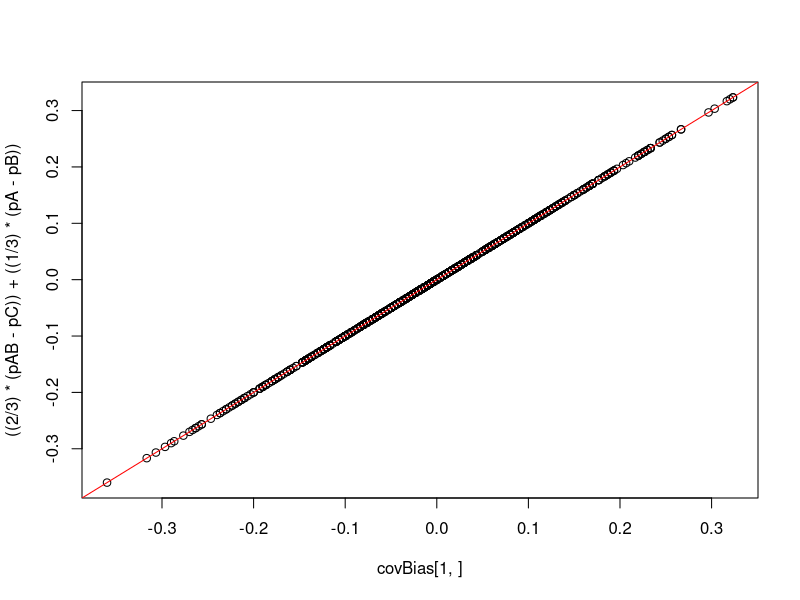
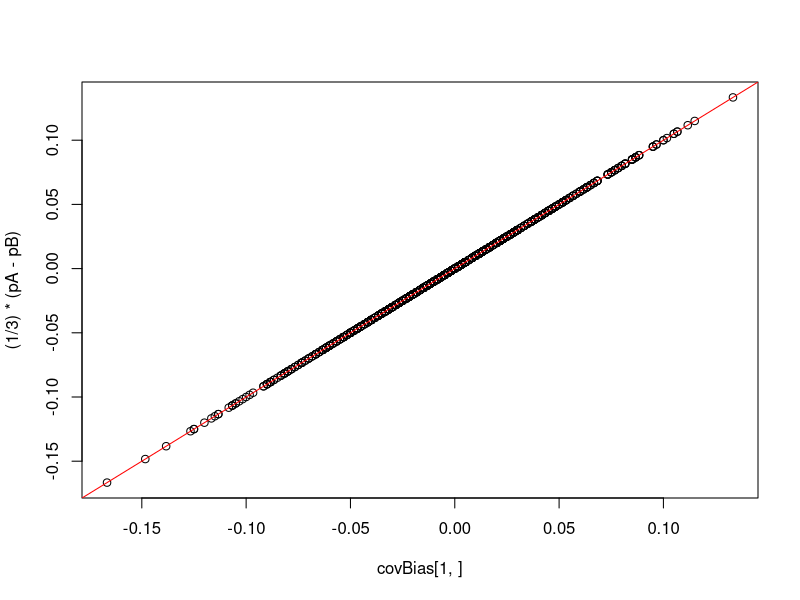
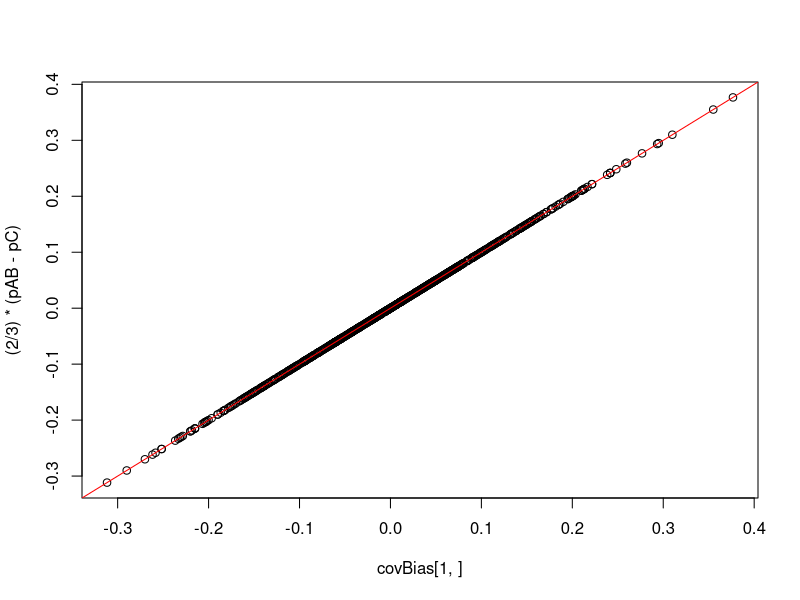
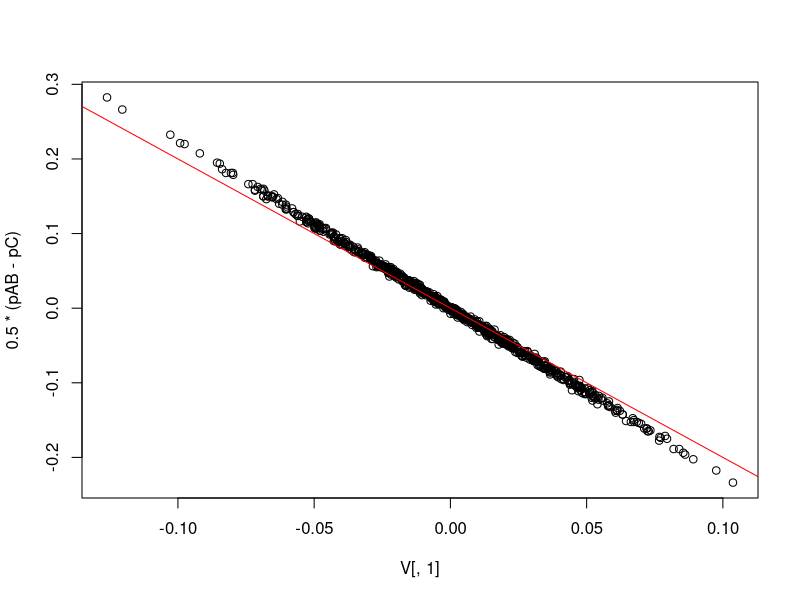
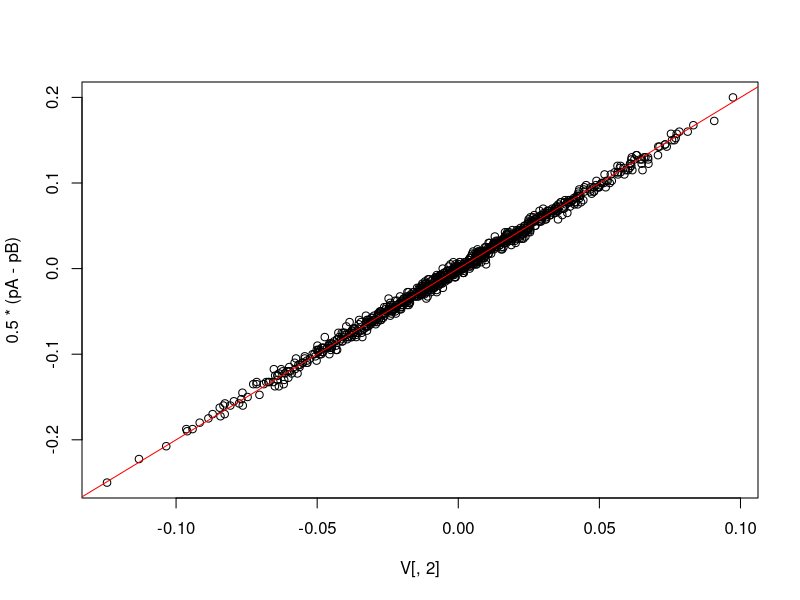
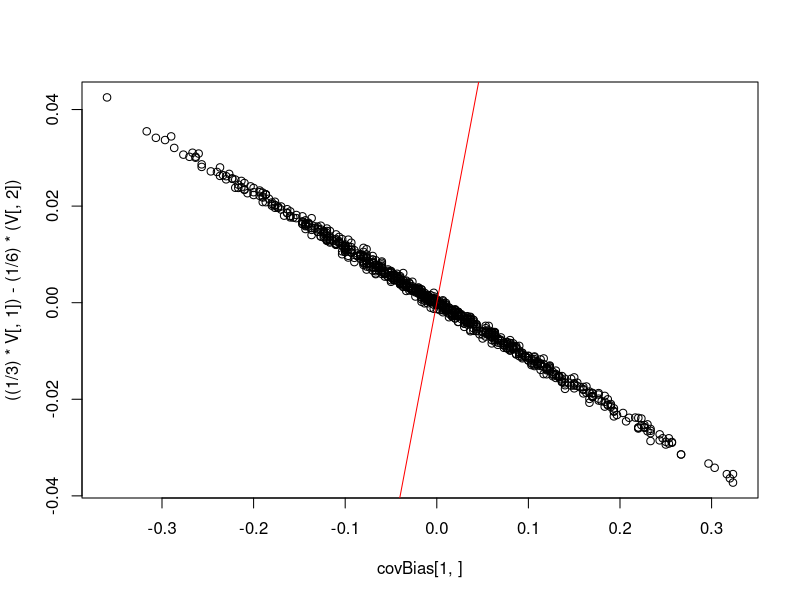

Here is the R script that generated these plots, in order:
## ---- chunk 1
knitr::opts_chunk$set(echo = TRUE)
## ---- chunk 2
make_genotype_matrix <- function(p, n, L) {
  G <- matrix(NA, nrow = n, ncol = L)
  for (i in 1:length(p)) {
    G[,i] <- rbinom(n,2,p[i])
  }
  return(G)
}

# 3 populations ((A,B),C)
sim_evo <- function(m, L) {
  
  # Draw alleles from Beta
  p_start <- rbeta(L, 1,1)

  # Evolve alleles to first split via drift
  p1 <- p_start + rnorm(L, 0, sqrt((p_start)*(1-p_start)* 0.05))
  p2 <- p_start + rnorm(L, 0, sqrt((p_start)*(1-p_start)* 0.05))
  rm <- which(p1 < 0 | p1 > 1 | p2 < 0 | p2 > 1)
  if (length(rm) > 0) {
    p1 <- p1[-rm]
    p2 <- p2[-rm]
  }
  L <- length(p1)
  
  # Evolve alleles to second split via drift
  pA <- p1 + rnorm(L, 0, sqrt((p1)*(1-p1)* 0.05))
  pB <- p1 + rnorm(L, 0, sqrt((p1)*(1-p1)* 0.05))
  pC <- p2 + rnorm(L, 0, sqrt((p2)*(1-p2)* 0.01))
  rm <- which(pC < 0 | pC > 1 | pA < 0 | pA > 1 | pB < 0 | pB > 1)
  if (length(rm) > 0) {
    pA <- pA[-rm]
    pB <- pB[-rm]
    pC <- pC[-rm]
  }
  
  # Make genotype matrix by drawing from population 
  iA <- make_genotype_matrix(pA, m/3, length(pA))
  iB <- make_genotype_matrix(pB, m/3, length(pB))
  iC <- make_genotype_matrix(pC, m/3, length(pC))
  
  # GWAS Gentotype Matrix 
  G <- rbind(iA, iB, iC)

  # Get rid of fixed sites 
  rmG <- which(colSums(G) == 0 | colSums(G) == 2*m)
  if (length(rmG) > 0) {
    G <- G[,-rmG]
  }
  return(G) 
}
## ---- chunk 3
# Evolutionary simulation
G <- sim_evo(m=300, L=1000)
L <- ncol(G)
m <- nrow(G)

# Get resulting allele frequencies
pA <- colMeans(G[1:100,])/2
pB <- colMeans(G[101:200,])/2
pC <-  colMeans(G[201:300,])/2
pAB <- colMeans(G[1:200,])/2
p <- colMeans(G)/2

# Confounder ((1,0),-1)
dA <- 1
dB <- 0 
dC <- -1
E <- c(rep(dA,m/3), rep(dB,m/3), rep(dC,m/3))
## ---- chunk 4
# Single site 
(1/(m)) *(t(E) %*% G[,1])
((2/3)*(pAB[1] - pC[1])) + ((1/3)*(pA[1] -pB[1]))
## ---- chunk 5
# Compare across sites 
covBias <- (1/(m)) *(t(E) %*% G)
plot(covBias[1,],((2/3)*(pAB - pC)) + ((1/3)*(pA -pB)))
abline(0,1, col = "red")
## ---- chunk 6
# Make covariate
cA <- 1
cB <- 1 
cC <- -2
v <- c(rep(cA,m/3), rep(cB,m/3), rep(cC,m/3))
v <- v / sqrt(sum(v^2))

# Make annihilator
P <- diag(rep(1, length(v))) - (v %*% t(v))

# Single site
(1/(m)) * ( t(P %*% E) %*%  (P %*% G[,1]))
((1/3)*(pA[1] -pB[1]))
## ---- chunk 7
# Compare across sites 
covBias <- (1/(m)) * ( t(P %*% E) %*%  (P %*% G))
plot(covBias[1,],(1/3)*(pA -pB))
abline(0,1, col = "red")
## ---- chunk 8
# Make covariate
cA <- -1
cB <- 1 
cC <- 0
v <- c(rep(cA,m/3), rep(cB,m/3), rep(cC,m/3))
v <- v / sqrt(sum(v^2))

# Make annihilator
P <- diag(rep(1, length(v))) - (v %*% t(v))

# Single site
(1/(m)) * ( t(P %*% E) %*%  (P %*% G[,1]) )
((2/3)*(pAB[1] -pC[1]))
## ---- chunk 9
# Compare across sites 
covBias <- (1/(m)) * ( t(P %*% E) %*%  (P %*% G))
plot(covBias[1,],(2/3)*(pAB -pC))
abline(0,1, col = "red")
## ---- chunk 10
# Do SVD
mySVD <- svd(scale(G,scale = F))
V <- mySVD$v
U <- mySVD$u
S <- diag(mySVD$d)
## ---- chunk 11
# Compare loadings to frequency contrasts - PC 1

# Single site
V[1,1]
0.5 * (pAB[1] - pC[1])

# Compate across sites 
plot(V[,1],0.5 * (pAB - pC))
abline(0,-2, col = "red") # Potentially off by a factor of 2? 
## ---- chunk 12
# Compare loadings to frequency contrasts - PC 2

# Single site
V[1,2]
0.5 * (pA[1] - pB[1])

# Compate across sites 
plot(V[,2],0.5 * (pA - pB))
abline(0,2, col = "red")  # Potentially off by a factor of 2? 
## ---- chunk 13
# Single site 
(1/(m)) *(t(E) %*% G[,1])
((2/3)*(pAB[1] - pC[1])) + ((1/3)*(pA[1] -pB[1]))
((1/3)*V[1,1]) - (1/6)*(V[1,2]) # Signs messed up 
## ---- chunk 14
# Compare across sites 
covBias <- (1/(m)) *(t(E) %*% G)
plot(covBias[1,],((1/3)*V[,1]) - (1/6)*(V[,2]))
abline(0,1, col = "red")
